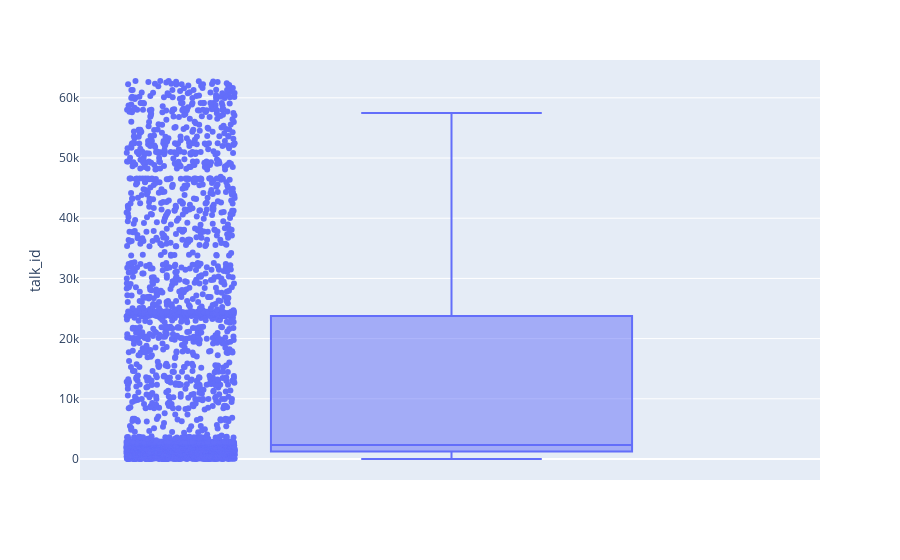
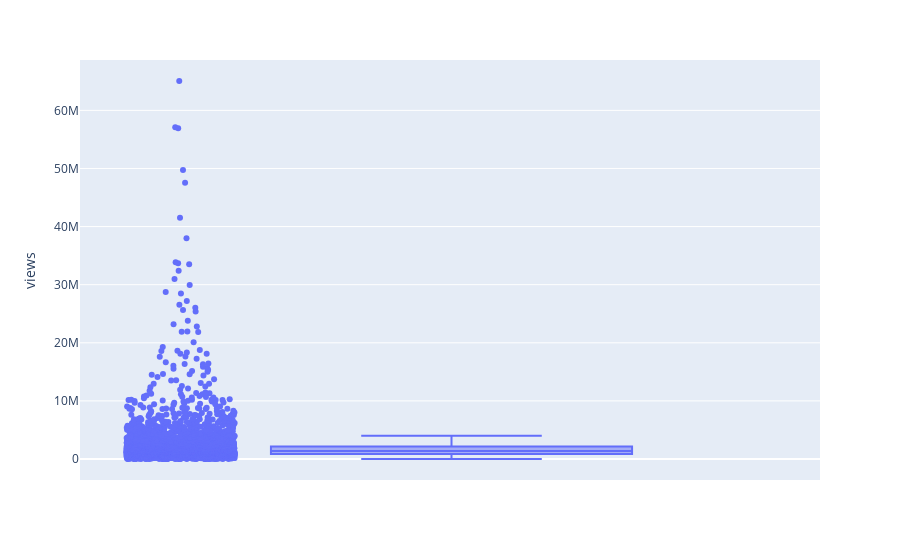
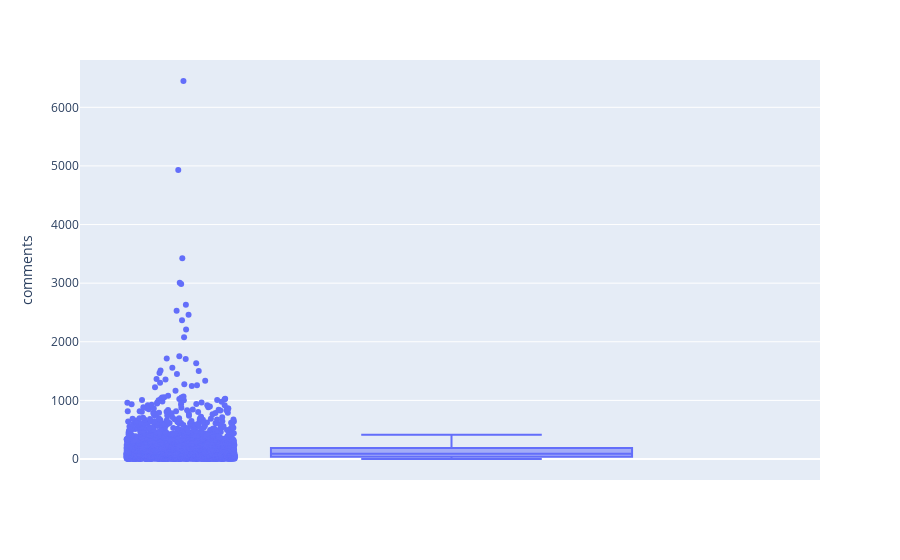
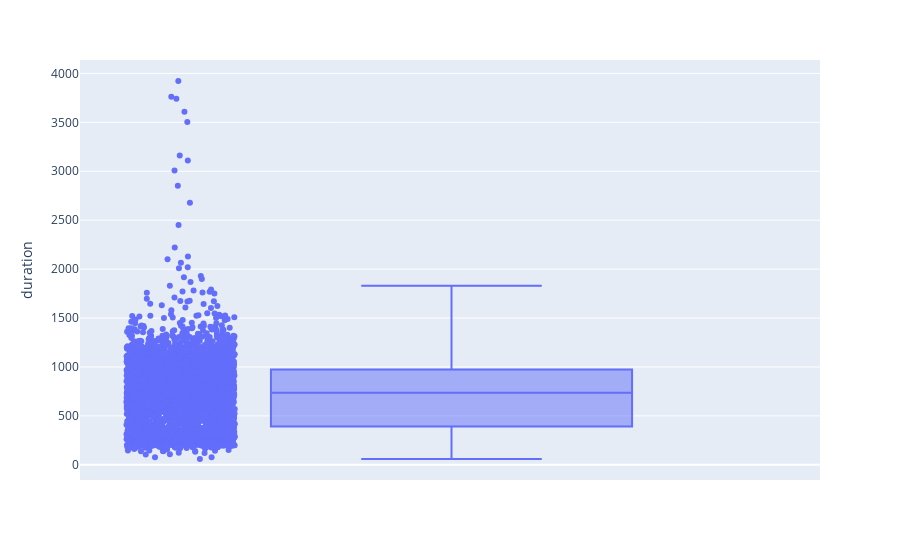

Notebook code cell kept with these figures, in order:
### Markdown cell above
## Boxplots for numerical data

### Code cell
plt.figure(figsize= (7,10))
for i in range(len(numerical)):
    sns.set_style(style='white')
    fig.update_layout(
    title_font_color="#fff",paper_bgcolor="#000000",title_font_size=20,title_x=.5,font_color="#fff",
    plot_bgcolor="#D0D3D4")

    fig = px.box(df, y=numerical[i], points = 'all')
    fig.show()

### Figure 1 — Plotly figure (JSON) as saved in the notebook; plotly's stock layout.template omitted (floating-point values rounded to 4 significant figures; data arrays with more than 128 entries replaced by an {"elided": "..."} marker saying what was removed)
{"data": [{"alignmentgroup": "True", "boxpoints": "all", "hovertemplate": "talk_id=%{y}<extra></extra>", "legendgroup": "", "marker": {"color": "#636efa"}, "name": "", "notched": false, "offsetgroup": "", "orientation": "v", "showlegend": false, "type": "box", "x0": " ", "xaxis": "x", "y": {"elided": "4004 int values"}, "y0": " ", "yaxis": "y"}], "layout": {"boxmode": "group", "legend": {"tracegroupgap": 0}, "margin": {"t": 60}, "xaxis": {"anchor": "y", "domain": [0, 1]}, "yaxis": {"anchor": "x", "domain": [0, 1], "title": {"text": "talk_id"}}}}

### Figure 2 — Plotly figure (JSON) as saved in the notebook; plotly's stock layout.template omitted (floating-point values rounded to 4 significant figures; data arrays with more than 128 entries replaced by an {"elided": "..."} marker saying what was removed)
{"data": [{"alignmentgroup": "True", "boxpoints": "all", "hovertemplate": "views=%{y}<extra></extra>", "legendgroup": "", "marker": {"color": "#636efa"}, "name": "", "notched": false, "offsetgroup": "", "orientation": "v", "showlegend": false, "type": "box", "x0": " ", "xaxis": "x", "y": {"elided": "4004 int values"}, "y0": " ", "yaxis": "y"}], "layout": {"boxmode": "group", "legend": {"tracegroupgap": 0}, "margin": {"t": 60}, "xaxis": {"anchor": "y", "domain": [0, 1]}, "yaxis": {"anchor": "x", "domain": [0, 1], "title": {"text": "views"}}}}

### Figure 3 — Plotly figure (JSON) as saved in the notebook; plotly's stock layout.template omitted (floating-point values rounded to 4 significant figures; data arrays with more than 128 entries replaced by an {"elided": "..."} marker saying what was removed)
{"data": [{"alignmentgroup": "True", "boxpoints": "all", "hovertemplate": "comments=%{y}<extra></extra>", "legendgroup": "", "marker": {"color": "#636efa"}, "name": "", "notched": false, "offsetgroup": "", "orientation": "v", "showlegend": false, "type": "box", "x0": " ", "xaxis": "x", "y": {"elided": "4004 int values"}, "y0": " ", "yaxis": "y"}], "layout": {"boxmode": "group", "legend": {"tracegroupgap": 0}, "margin": {"t": 60}, "xaxis": {"anchor": "y", "domain": [0, 1]}, "yaxis": {"anchor": "x", "domain": [0, 1], "title": {"text": "comments"}}}}

### Figure 4 — Plotly figure (JSON) as saved in the notebook; plotly's stock layout.template omitted (floating-point values rounded to 4 significant figures; data arrays with more than 128 entries replaced by an {"elided": "..."} marker saying what was removed)
{"data": [{"alignmentgroup": "True", "boxpoints": "all", "hovertemplate": "duration=%{y}<extra></extra>", "legendgroup": "", "marker": {"color": "#636efa"}, "name": "", "notched": false, "offsetgroup": "", "orientation": "v", "showlegend": false, "type": "box", "x0": " ", "xaxis": "x", "y": {"elided": "4004 int values"}, "y0": " ", "yaxis": "y"}], "layout": {"boxmode": "group", "legend": {"tracegroupgap": 0}, "margin": {"t": 60}, "xaxis": {"anchor": "y", "domain": [0, 1]}, "yaxis": {"anchor": "x", "domain": [0, 1], "title": {"text": "duration"}}}}
